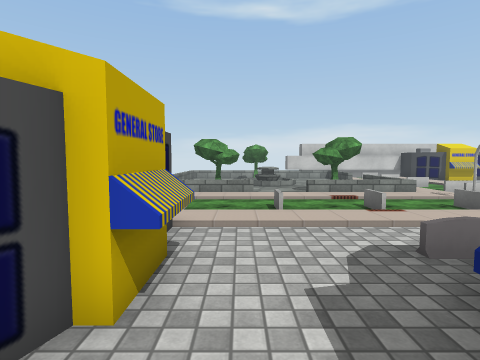
View 1 (above)

20 first-person views from a walk through a 3-D level made in the Unity game engine. The camera is 1.3 m above the floor, tilts 4° down and sees 80° across. The floor is counted in squares, 1 m on a side. Each view is taken from the middle of a square. On the plan, view 1 faces up. The plan holds only what a view shows up to about 13 squares ahead; the rest is blank. Some surface patterns are stand-ins.

View 2
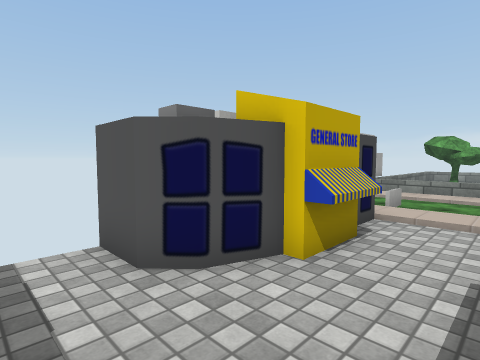

View 3
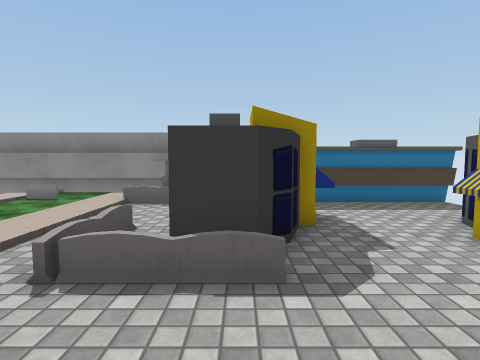

View 4
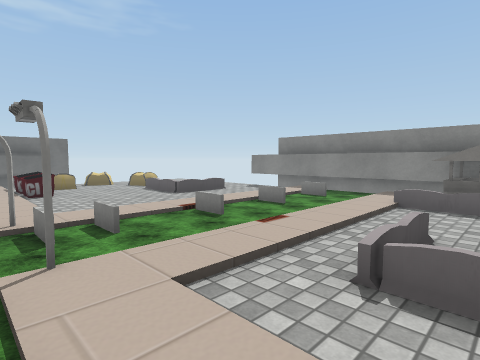

View 5
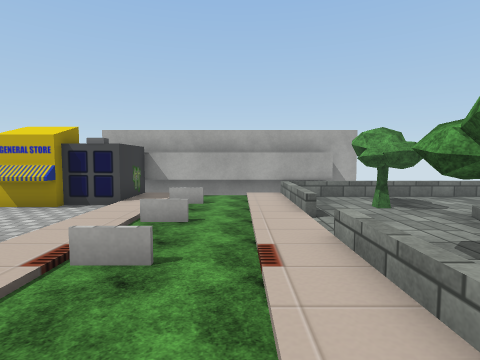

View 6
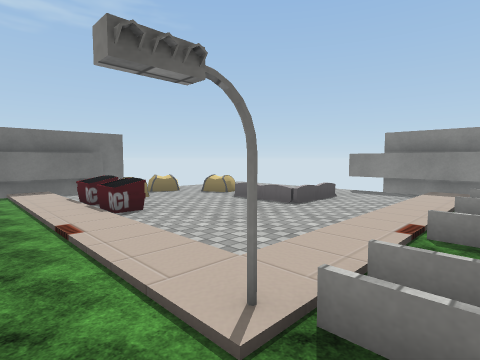

View 7
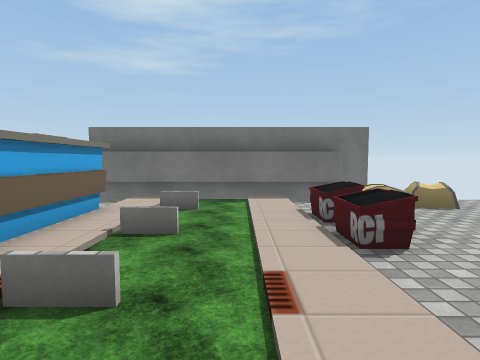

View 8
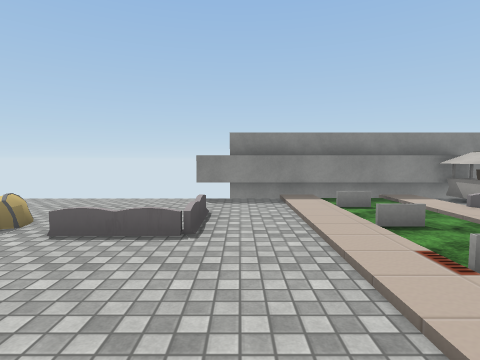

View 9
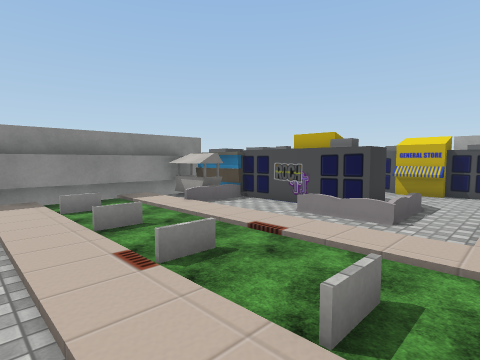

View 10
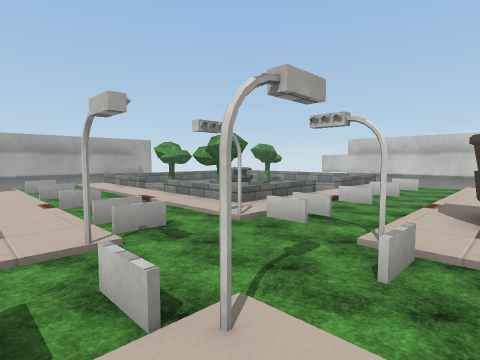

View 11
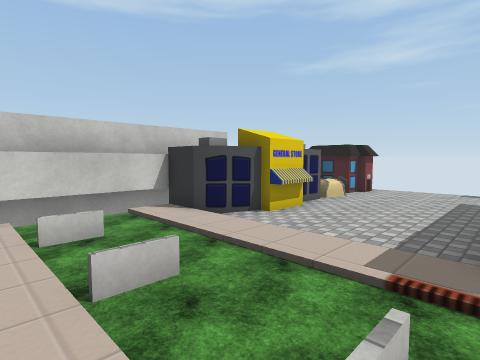

View 12
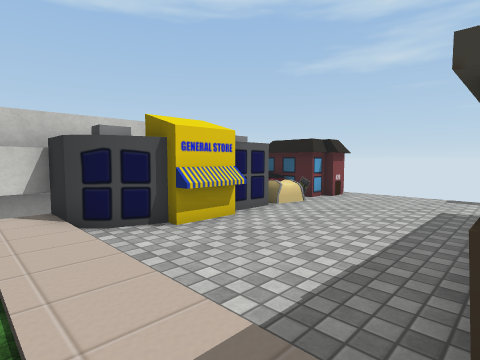

View 13
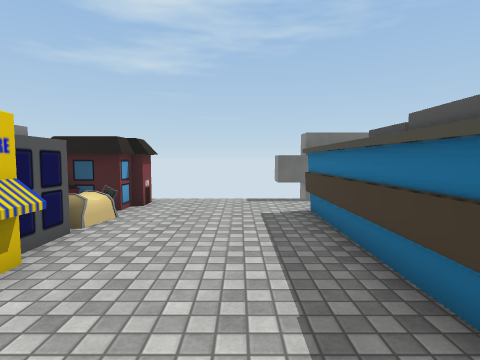

View 14
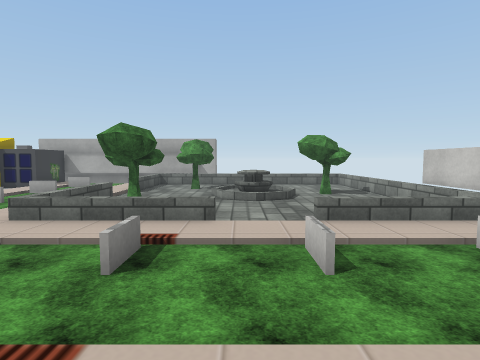

View 15
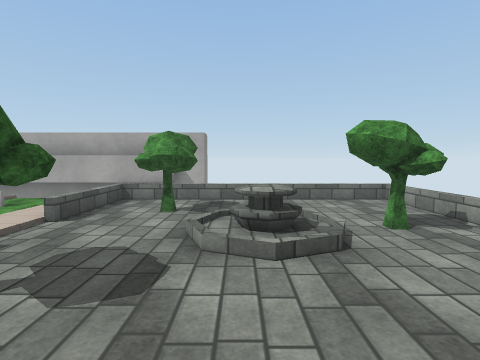

View 16
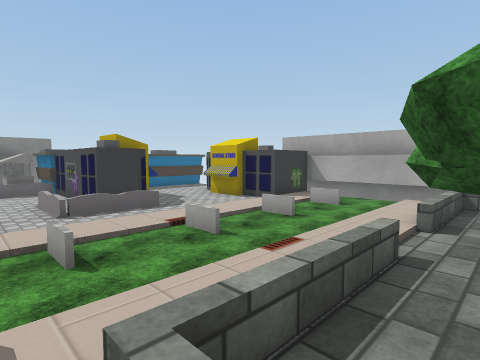

View 17
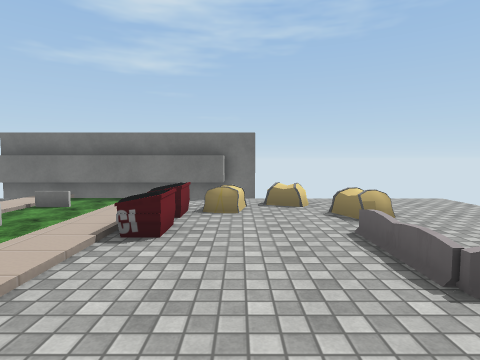

View 18
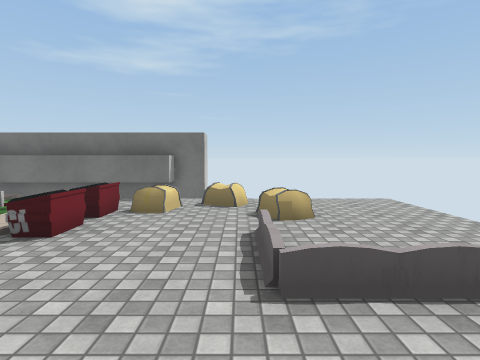

View 19
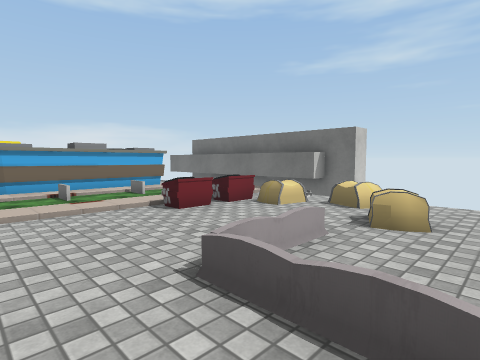

View 20
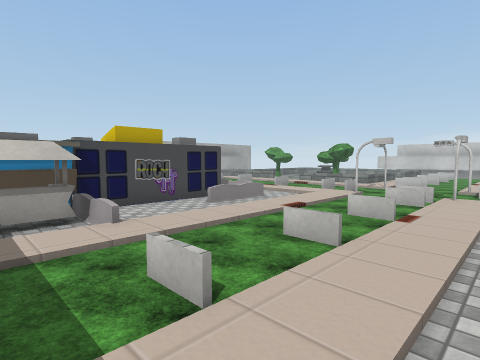

### Floor plan
Key: @ floor where view 1 was taken; # wall or solid block; . main floor; : floor 0.25 m higher than the main floor; / step, stairs or slope; = window, fence, low wall or low ledge; ^ raised ledge; T tree; F fence; E tent; O other object.
Columns run from 4 left of view 1 to 22 right of it. Each row starts with its distance up from view 1.
 21       ####  ####^
 20     ====^^. ...:O     OO
 19   .. TT.  .....:OOOOO EO
 18   .. TT.. .....:.OOOO.EOOO
 17   ...T/........:..........
 16   ..////.......:..........
 15   ../O=/.......:..........
 14 # .T.//........:..........
 13 #=TTT...T......# ^^^^^^^..#
 12 #^.T...TTT.....#          #
 11 #...=..T#......: ^^^^^^^..#
 10 #::::::::::.......^^^^^...#
  9 #...........#.#...........#
  8 #.........................#
  7 #.........................#
  6 #..........:#.............#
  5 ^OOO.......:......../OOO..#
  4   OO.......:.........../E.#
  3   OO...OO..:...........:E.#
  2   OO..OOO..:..............#
  1  OO..OOOO..:............E.
  0  ...@ OOO..:......O...OE..
 -1  .....O O..:......O.......
 -2 ##^^^^  FOO:..............
 -3         ^OO:..............
 -4         ^OO:..............
 -5         ###########

Where each view was taken, in squares from view 1:
view 1: 0 up, 0 right, facing up
view 2: 1 down, 1 right, facing up-left
view 3: 7 up, 3 right, facing down
view 4: 7 up, 4 right, facing down-right
view 5: 9 up, 7 right, facing left
view 6: 8 up, 9 right, facing down-right
view 7: 7 up, 12 right, facing right
view 8: 6 up, 13 right, facing down
view 9: 6 up, 12 right, facing down-left
view 10: 5 up, 12 right, facing up-left
view 11: 13 up, 7 right, facing up-right
view 12: 13 up, 10 right, facing up-right
view 13: 15 up, 11 right, facing right
view 14: 15 up, 12 right, facing left
view 15: 15 up, 7 right, facing left
view 16: 12 up, 7 right, facing down-left
view 17: 3 up, 11 right, facing right
view 18: 1 up, 11 right, facing right
view 19: 2 down, 12 right, facing up-right
view 20: 4 down, 12 right, facing up-left
